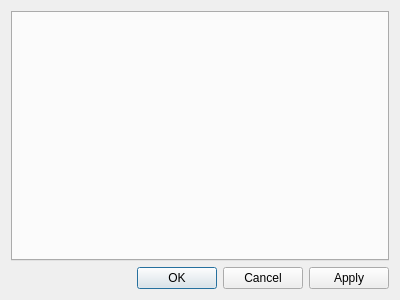
<?xml version="1.0" encoding="UTF-8"?>
<ui version="4.0">
 <class>CXDlgProjectProperties</class>
 <widget class="QDialog" name="CXDlgProjectProperties">
  <property name="geometry">
   <rect>
    <x>0</x>
    <y>0</y>
    <width>400</width>
    <height>300</height>
   </rect>
  </property>
  <property name="windowTitle">
   <string>CXDlgProjectProperties</string>
  </property>
  <layout class="QVBoxLayout" name="verticalLayout">
   <item>
    <widget class="QTabWidget" name="m_tabWidget"/>
   </item>
   <item>
    <widget class="QDialogButtonBox" name="m_buttonBox">
     <property name="standardButtons">
      <set>QDialogButtonBox::Apply|QDialogButtonBox::Cancel|QDialogButtonBox::Ok</set>
     </property>
     <property name="centerButtons">
      <bool>false</bool>
     </property>
    </widget>
   </item>
  </layout>
 </widget>
 <layoutdefault spacing="6" margin="11"/>
 <resources/>
 <connections/>
</ui>
